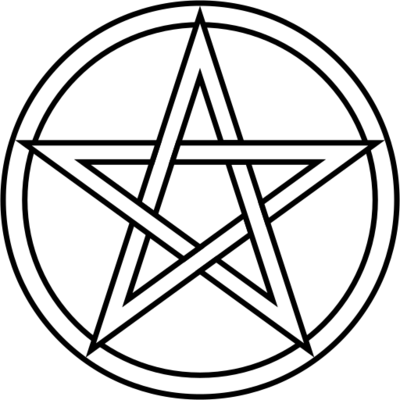
#> input picture tools/GUI/SpellBook/Generators/anims/pentacle_.png, 400 x 400 px
$ python animgenerator_spin.py
#> lines starting #> are read from the running program, lines starting #| are printed output that depends on the picture
#coding: utf-8
#for python3
from PIL import Image, ImageDraw, ImageFont
import random
import os
import numpy as np
from copy import deepcopy


def nomore(x,ztepx):
	if (x > ztepx):
		return ztepx
	else:
		return x

infile="pentacle_.png"
img=Image.open(infile).convert('RGBA')
#> img is the input picture: PIL image 400x400 RGBA; mean R, G, B, A 58.9, 58.9, 58.9, 102.1
(l, h) = img.size
#> l = 400; h = 400

try:
	os.mkdir("logo-pentacle")
except:
	pass

f=open("filesanim.txt","w")
for c1 in range(0,360):
	newimg = img.rotate(c1)
	newimg.save("logo-pentacle/"+"A1-"+str(c1)+".png" , "PNG")
	f.write("A1-"+str(c1)+".png\n")
	print(str(c1)+" ;")
#> this loop made 360 passes
#> pass 2, `newimg = img.rotate(c1)`:
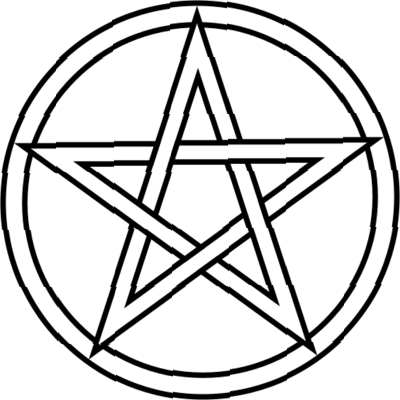
#> newimg: PIL image 400x400 RGBA; mean R, G, B, A 58.9, 58.9, 58.9, 102.1; transparent parts drawn white
#> pass 3, `newimg = img.rotate(c1)`:
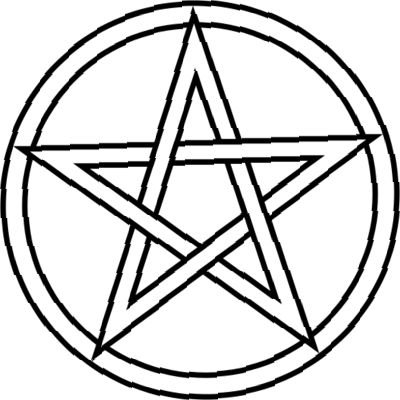
#> newimg: PIL image 400x400 RGBA; mean R, G, B, A 58.9, 58.9, 58.9, 102.1; transparent parts drawn white
#> after the loop:
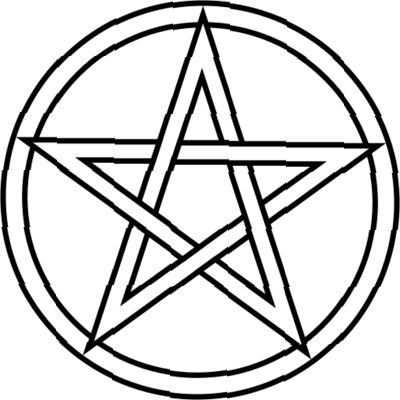
#> newimg: PIL image 400x400 RGBA; mean R, G, B, A 58.9, 58.9, 58.9, 102.1; transparent parts drawn white

f.close()

"""

i.getpixel((x, y))
i.putpixel((x, y), (r,g,b))
i.save(outfile, "PNG")
"""
